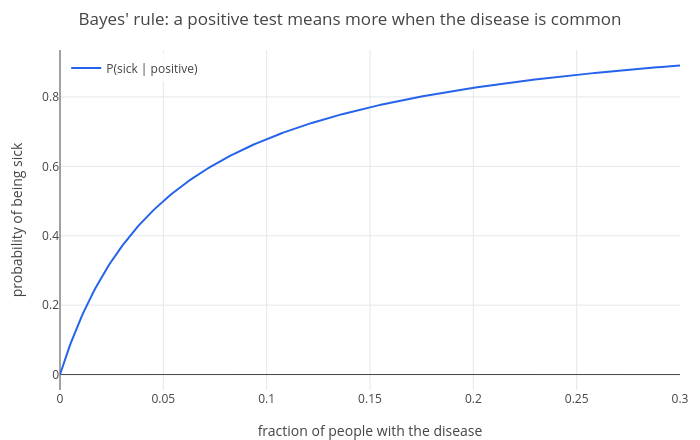

Notebook cell for this chart:
### Markdown cell above
Only 16%. This is **Bayes' rule**:

$$P(\text{sick} \mid +) = \frac{P(+ \mid \text{sick})\,P(\text{sick})}{P(+ \mid \text{sick})\,P(\text{sick}) + P(+ \mid \text{healthy})\,P(\text{healthy})} = \frac{0.95 \cdot 0.01}{0.95 \cdot 0.01 + 0.05 \cdot 0.99}.$$

The **conditional probability** $P(A \mid B)$, "A given B", restricts attention to the cases where $B$ happened. When
the disease is rare, false alarms from the large healthy group outnumber the true positives. In studies, many doctors
estimate this probability at 80% or more.

How the answer depends on how common the disease is:

### Code cell
p = plot(0.95*q/(0.95*q + 0.05*(1 - q)), q, 0, 0.3);
p = legend(p, "P(sick | positive)");
labels(title(p, "Bayes' rule: a positive test means more when the disease is common"), "fraction of people with the disease", "probability of being sick")

### Figure 1 — Plotly figure (JSON) as saved in the notebook; plotly's stock layout.template omitted (floating-point values rounded to 4 significant figures; data arrays with more than 128 entries replaced by an {"elided": "..."} marker saying what was removed)
{"data": [{"line": {"color": "#2563eb", "width": 2}, "mode": "lines", "name": "P(sick | positive)", "type": "scatter", "x": {"elided": "402 float values"}, "y": {"elided": "402 float values"}}], "layout": {"height": 440, "legend": {"bgcolor": "rgba(255,255,255,0.8)", "x": 0.01, "xanchor": "left", "y": 0.99, "yanchor": "top"}, "margin": {"b": 50, "l": 60, "r": 20, "t": 50}, "showlegend": true, "title": {"text": "Bayes' rule: a positive test means more when the disease is common"}, "width": 700, "xaxis": {"range": [0, 0.3], "title": {"text": "fraction of people with the disease"}, "zeroline": true}, "yaxis": {"range": [-0.04453, 0.9352], "title": {"text": "probability of being sick"}, "zeroline": true}}}
